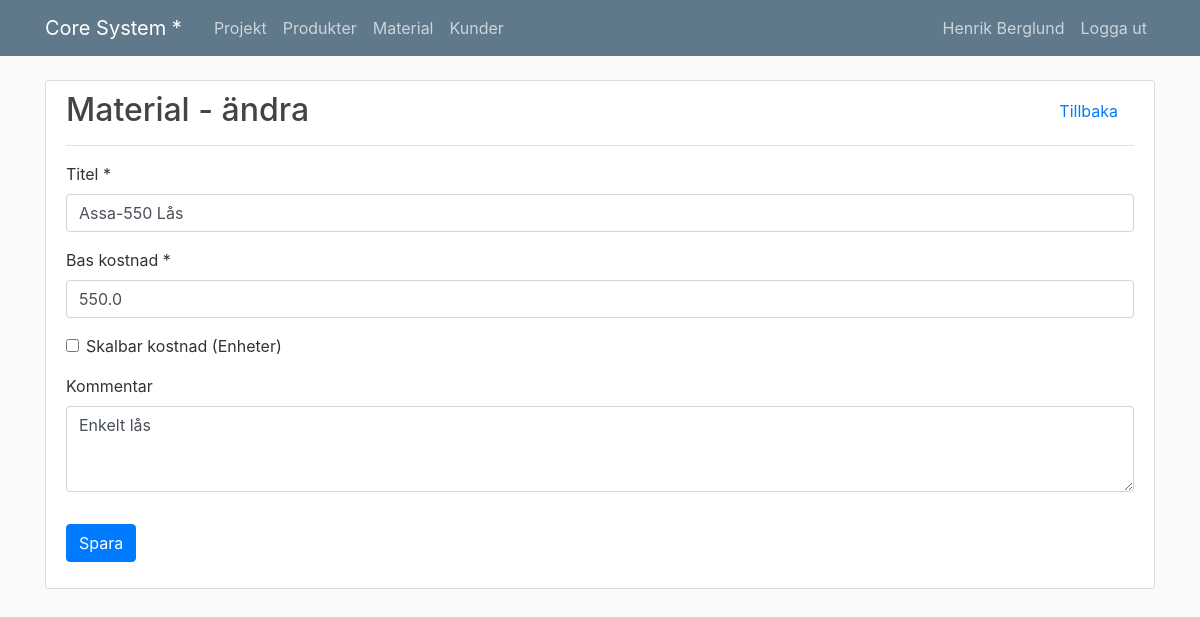
Screenshot of /material/1/update/ (signed in) with the database file from the repository.
### materials/models.py (models this page shows, shortened)
class Material(models.Model):
    title = models.CharField(max_length=100)
    comment = models.TextField(max_length=500, default="")
    created_at = models.DateTimeField(auto_now_add=True)
    updated_at = models.DateTimeField(auto_now=True)
    created_by = models.ForeignKey(User, on_delete=models.PROTECT)
    base_cost = models.FloatField(max_length=20)
    scalable_cost = models.BooleanField(default=False)
    unit_label = models.CharField(max_length=100, default="")
    unit_cost = models.FloatField(max_length=20)

### materials/views.py (the view)
# urls.py: path('<int:pk>/update/', MaterialUpdate.as_view(), name='material-update'),
class MaterialUpdate(LoginRequiredMixin, UpdateView):
    model = Material
    form_class = MaterialForm
    template_name = os.path.join('materials', 'form.html')

### materials/form.py
class MaterialForm(forms.ModelForm):
    title = forms.CharField(label='Titel ', widget=forms.TextInput(attrs={'placeholder': 'Titel'}))
    base_cost = forms.FloatField(label='Bas kostnad ', initial=0, widget=forms.NumberInput(attrs={'placeholder': 'Bas kostnad'}))
    scalable_cost = forms.BooleanField(initial=True, label='Skalbar kostnad (Enheter)', widget=forms.CheckboxInput(attrs={'id': 'scalable_cost_box'}), required=False)
    unit_label = forms.CharField(label='Enhetsnamn ', widget=forms.TextInput(attrs={'placeholder': 'Enhetsnamn', 'class': 'scalable_input'}), required=False)
    unit_cost = forms.FloatField(label='Kostnad per enhet ', initial=0, widget=forms.NumberInput(attrs={'placeholder': 'Kostnad per enhet', 'class': 'scalable_input'}))
    comment = forms.CharField(label='Kommentar', widget=forms.Textarea(attrs={'rows': 3}), required=False)
    class Meta:
        model = Material
        fields = ['title', 'base_cost', 'scalable_cost', 'unit_label', 'unit_cost', 'comment']
    def __init__(self, *args, **kwargs):
        super().__init__(*args, **kwargs)

### materials/templates/materials/form.html (shortened to what this page needs)
{% extends "core/base.html" %}
{% load crispy_forms_tags %}
{% block content %}
{% load static %}
<link rel="stylesheet" type="text/css" href="{% static 'materials/material.css' %}">
<div class="content-section">
    {% if object %}
    <h2 class="d-inline">Material - ändra</h2>
    <a class="nav-item nav-link float-right" href="{% url 'material-detail' object.id %}">Tillbaka</a>
    {% else %}
    <h2 class="d-inline">Material - ny</h2>
    <a class="nav-item nav-link float-right" href="{% url 'material-overview' %}">Tillbaka</a>
    {% endif %}
    <div class="border-top mt-3 mb-3"></div>
    <form method="POST">
        <fieldset class="form-group">
            {{ form|crispy }}
        </fieldset>
        <div class="form-group">
            {% if object %}
                <button type="submit" class="btn btn-primary">Spara</button>
            {% else %}
                <button type="submit" class="btn btn-primary">Skapa</button>
            {% endif %}
        </div>
    </form>
</div>
{% endblock  %}

### core/templates/core/base.html (shortened to what this page needs)
{% load static %}
<html>
<head>
    <link rel="stylesheet" href="https://maxcdn.bootstrapcdn.com/bootstrap/4.0.0/css/bootstrap.min.css"
>
    <link rel="stylesheet" type="text/css" , href="{% static 'core/main.css' %}">
</head>
<body>
<header class="site-header">
    <nav class="navbar navbar-expand-md navbar-dark bg-steel fixed-top">
        <div class="container">
            <a class="navbar-brand mr-4" href="{% url 'core-home' %}">Core System * </a>
            <div class="collapse navbar-collapse" id="navbarToggle">
                <div class="navbar-nav mr-auto">
                    {% if user.is_authenticated %}
                    <a class="nav-item nav-link" href="{% url 'project-overview' %}">Projekt</a>
                    <a class="nav-item nav-link" href="{% url 'product-overview' %}">Produkter</a>
                    <a class="nav-item nav-link" href="{% url 'material-overview' %}">Material</a>
                    <a class="nav-item nav-link" href="{% url 'customer-overview' %}">Kunder</a>
                    {% endif %}
                </div>
                <div class="navbar-nav">
                    {% if user.is_authenticated %}
                    <a class="nav-item nav-link" href="{% url 'profile' %}">{{ user.first_name }} {{ user.last_name}}</a>
                    <a class="nav-item nav-link" href="{% url 'logout' %}">Logga ut</a>
                    {% else %}
                    <a class="nav-item nav-link" href="{% url 'login' %}">Logga in</a>
                    {% endif %}
                </div>
            </div>
        </div>
    </nav>
</header>
<main role="main" class="container">
    {% block content %}{% endblock %}
</main>
</body>
</html>

### core/static/core/main.css (style rules this page uses)
body { background: #fafafa; color: #333333; margin-top: 5rem; }
h1, h2, h3, h4, h5, h6 { color: #444444; }
.bg-steel { background-color: #5f788a; }
.site-header .navbar-nav .nav-link { color: #cbd5db; }
.content-section { background: #ffffff; padding: 10px 20px; border: 1px solid #dddddd; border-radius: 3px; margin-bottom: 20px; }

### rows the page displays
Material: title "Assa-550 Lås", base_cost "550.0", comment "Enkelt lås"

### other values shown
{{ user.first_name }} "Henrik"
{{ user.last_name }} "Berglund"
